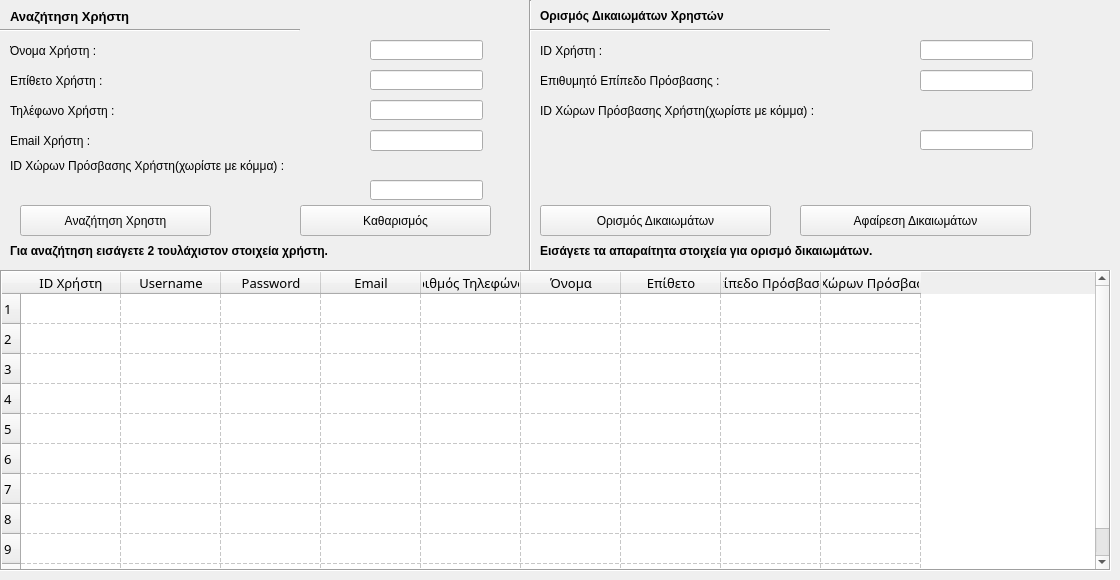
    <widget class="QWidget" name="users">
     <attribute name="title">
      <string>Διαχείριση Χρηστών</string>
     </attribute>
     <widget class="QTableWidget" name="user_table">
      <property name="geometry">
       <rect>
        <x>0</x>
        <y>270</y>
        <width>1111</width>
        <height>301</height>
       </rect>
      </property>
      <property name="font">
       <font>
        <family>Myriad Pro Light</family>
        <pointsize>10</pointsize>
        <weight>50</weight>
        <bold>false</bold>
       </font>
      </property>
      <property name="focusPolicy">
       <enum>Qt::ClickFocus</enum>
      </property>
      <property name="frameShape">
       <enum>QFrame::Box</enum>
      </property>
      <property name="sizeAdjustPolicy">
       <enum>QAbstractScrollArea::AdjustToContents</enum>
      </property>
      <property name="editTriggers">
       <set>QAbstractItemView::NoEditTriggers</set>
      </property>
      <property name="selectionMode">
       <enum>QAbstractItemView::NoSelection</enum>
      </property>
      <property name="selectionBehavior">
       <enum>QAbstractItemView::SelectRows</enum>
      </property>
      <property name="gridStyle">
       <enum>Qt::DashLine</enum>
      </property>
      <property name="rowCount">
       <number>10</number>
      </property>
      <row/>
      <row/>
      <row/>
      <row/>
      <row/>
      <row/>
      <row/>
      <row/>
      <row/>
      <row/>
      <column>
       <property name="text">
        <string>ID Χρήστη</string>
       </property>
      </column>
      <column>
       <property name="text">
        <string>Username</string>
       </property>
      </column>
      <column>
       <property name="text">
        <string>Password</string>
       </property>
      </column>
      <column>
       <property name="text">
        <string>Email</string>
       </property>
      </column>
      <column>
       <property name="text">
        <string>Αριθμός Τηλεφώνου</string>
       </property>
      </column>
      <column>
       <property name="text">
        <string>Όνομα</string>
       </property>
      </column>
      <column>
       <property name="text">
        <string>Επίθετο</string>
       </property>
      </column>
      <column>
       <property name="text">
        <string>Επίπεδο Πρόσβασης</string>
       </property>
      </column>
      <column>
       <property name="text">
        <string>ID Χώρων Πρόσβασης</string>
       </property>
      </column>
     </widget>
     <widget class="QLabel" name="search_label_2">
      <property name="geometry">
       <rect>
        <x>10</x>
        <y>6</y>
        <width>211</width>
        <height>20</height>
       </rect>
      </property>
      <property name="font">
       <font>
        <pointsize>10</pointsize>
        <weight>75</weight>
        <bold>true</bold>
        <underline>false</underline>
       </font>
      </property>
      <property name="text">
       <string>Αναζήτηση Χρήστη</string>
      </property>
     </widget>
     <widget class="Line" name="line_4">
      <property name="geometry">
       <rect>
        <x>0</x>
        <y>20</y>
        <width>300</width>
        <height>20</height>
       </rect>
      </property>
      <property name="orientation">
       <enum>Qt::Horizontal</enum>
      </property>
     </widget>
     <widget class="QLabel" name="label_usersearch_onoma">
      <property name="geometry">
       <rect>
        <x>10</x>
        <y>40</y>
        <width>121</width>
        <height>21</height>
       </rect>
      </property>
      <property name="font">
       <font>
        <weight>50</weight>
        <bold>false</bold>
       </font>
      </property>
      <property name="text">
       <string>Όνομα Χρήστη :</string>
      </property>
     </widget>
     <widget class="QLabel" name="label_usersearch_epitheto">
      <property name="geometry">
       <rect>
        <x>10</x>
        <y>70</y>
        <width>241</width>
        <height>21</height>
       </rect>
      </property>
      <property name="font">
       <font>
        <weight>50</weight>
        <bold>false</bold>
       </font>
      </property>
      <property name="text">
       <string>Επίθετο Χρήστη :</string>
      </property>
     </widget>
     <widget class="QLabel" name="label_usersearch_tilefono">
      <property name="geometry">
       <rect>
        <x>10</x>
        <y>100</y>
        <width>271</width>
        <height>21</height>
       </rect>
      </property>
      <property name="font">
       <font>
        <weight>50</weight>
        <bold>false</bold>
       </font>
      </property>
      <property name="text">
       <string>Τηλέφωνο Χρήστη :</string>
      </property>
     </widget>
     <widget class="QLabel" name="label_usersearch_email">
      <property name="geometry">
       <rect>
        <x>10</x>
        <y>130</y>
        <width>241</width>
        <height>21</height>
       </rect>
      </property>
      <property name="font">
       <font>
        <weight>50</weight>
        <bold>false</bold>
       </font>
      </property>
      <property name="text">
       <string>Email Χρήστη :</string>
      </property>
     </widget>
     <widget class="QLabel" name="label_usersearch_id_xwrwn">
      <property name="geometry">
       <rect>
        <x>10</x>
        <y>156</y>
        <width>461</width>
        <height>20</height>
       </rect>
      </property>
      <property name="font">
       <font>
        <weight>50</weight>
        <bold>false</bold>
       </font>
      </property>
      <property name="text">
       <string>ID Χώρων Πρόσβασης Χρήστη(χωρίστε με κόμμα) :</string>
      </property>
     </widget>
     <widget class="QLineEdit" name="usersearch_onoma_input">
      <property name="geometry">
       <rect>
        <x>370</x>
        <y>40</y>
        <width>113</width>
        <height>20</height>
       </rect>
      </property>
     </widget>
     <widget class="QLineEdit" name="usersearch_epitheto_input">
      <property name="geometry">
       <rect>
        <x>370</x>
        <y>70</y>
        <width>113</width>
        <height>20</height>
       </rect>
      </property>
     </widget>
     <widget class="QLineEdit" name="usersearch_tilefono_input">
      <property name="geometry">
       <rect>
        <x>370</x>
        <y>100</y>
        <width>113</width>
        <height>20</height>
       </rect>
      </property>
     </widget>
     <widget class="QLineEdit" name="usersearch_email_input">
      <property name="geometry">
       <rect>
        <x>370</x>
        <y>130</y>
        <width>113</width>
        <height>21</height>
       </rect>
      </property>
     </widget>
     <widget class="QLineEdit" name="usersearch_id_xwrwn_input">
      <property name="geometry">
       <rect>
        <x>370</x>
        <y>180</y>
        <width>113</width>
        <height>20</height>
       </rect>
      </property>
     </widget>
     <widget class="Line" name="line_5">
      <property name="geometry">
       <rect>
        <x>520</x>
        <y>0</y>
        <width>20</width>
        <height>271</height>
       </rect>
      </property>
      <property name="orientation">
       <enum>Qt::Vertical</enum>
      </property>
     </widget>
     <widget class="QLabel" name="user_rights_management_label">
      <property name="geometry">
       <rect>
        <x>540</x>
        <y>6</y>
        <width>291</width>
        <height>20</height>
       </rect>
      </property>
      <property name="font">
       <font>
        <weight>75</weight>
        <bold>true</bold>
       </font>
      </property>
      <property name="text">
       <string>Ορισμός Δικαιωμάτων Χρηστών</string>
      </property>
     </widget>
     <widget class="Line" name="line_6">
      <property name="geometry">
       <rect>
        <x>530</x>
        <y>20</y>
        <width>300</width>
        <height>20</height>
       </rect>
      </property>
      <property name="orientation">
       <enum>Qt::Horizontal</enum>
      </property>
     </widget>
     <widget class="QLabel" name="rights_management_userid_label">
      <property name="geometry">
       <rect>
        <x>540</x>
        <y>40</y>
        <width>121</width>
        <height>21</height>
       </rect>
      </property>
      <property name="font">
       <font>
        <weight>50</weight>
        <bold>false</bold>
       </font>
      </property>
      <property name="text">
       <string>ID Χρήστη :</string>
      </property>
     </widget>
     <widget class="QLabel" name="rights_management_access_level_label">
      <property name="geometry">
       <rect>
        <x>540</x>
        <y>70</y>
        <width>251</width>
        <height>21</height>
       </rect>
      </property>
      <property name="font">
       <font>
        <weight>50</weight>
        <bold>false</bold>
       </font>
      </property>
      <property name="text">
       <string>Επιθυμητό Επίπεδο Πρόσβασης :</string>
      </property>
     </widget>
     <widget class="QLabel" name="rights_management_id_xwrwn_label">
      <property name="geometry">
       <rect>
        <x>540</x>
        <y>100</y>
        <width>491</width>
        <height>21</height>
       </rect>
      </property>
      <property name="font">
       <font>
        <weight>50</weight>
        <bold>false</bold>
       </font>
      </property>
      <property name="text">
       <string>ID Χώρων Πρόσβασης Χρήστη(χωρίστε με κόμμα) :</string>
      </property>
     </widget>
     <widget class="QLineEdit" name="rights_management_userid_input">
      <property name="geometry">
       <rect>
        <x>920</x>
        <y>40</y>
        <width>113</width>
        <height>20</height>
       </rect>
      </property>
     </widget>
     <widget class="QLineEdit" name="rights_management_access_level_input">
      <property name="geometry">
       <rect>
        <x>920</x>
        <y>70</y>
        <width>113</width>
        <height>21</height>
       </rect>
      </property>
     </widget>
     <widget class="QLineEdit" name="rights_management_id_xwrwn_input">
      <property name="geometry">
       <rect>
        <x>920</x>
        <y>130</y>
        <width>113</width>
        <height>20</height>
       </rect>
      </property>
      <property name="text">
       <string/>
      </property>
     </widget>
     <widget class="QPushButton" name="rights_management_button">
      <property name="geometry">
       <rect>
        <x>540</x>
        <y>205</y>
        <width>231</width>
        <height>31</height>
       </rect>
      </property>
      <property name="font">
       <font>
        <weight>50</weight>
        <bold>false</bold>
       </font>
      </property>
      <property name="text">
       <string>Ορισμός Δικαιωμάτων</string>
      </property>
     </widget>
     <widget class="QLabel" name="user_search_info_label">
      <property name="geometry">
       <rect>
        <x>10</x>
        <y>240</y>
        <width>491</width>
        <height>21</height>
       </rect>
      </property>
      <property name="font">
       <font>
        <pointsize>9</pointsize>
        <weight>75</weight>
        <bold>true</bold>
       </font>
      </property>
      <property name="text">
       <string>Για αναζήτηση εισάγετε 2 τουλάχιστον στοιχεία χρήστη.</string>
      </property>
     </widget>
     <widget class="QLabel" name="user_management_info_label">
      <property name="geometry">
       <rect>
        <x>540</x>
        <y>240</y>
        <width>511</width>
        <height>21</height>
       </rect>
      </property>
      <property name="font">
       <font>
        <pointsize>9</pointsize>
        <weight>75</weight>
        <bold>true</bold>
       </font>
      </property>
      <property name="text">
       <string>Εισάγετε τα απαραίτητα στοιχεία για ορισμό δικαιωμάτων.</string>
      </property>
     </widget>
     <widget class="QPushButton" name="user_search_button">
      <property name="geometry">
       <rect>
        <x>20</x>
        <y>205</y>
        <width>191</width>
        <height>31</height>
       </rect>
      </property>
      <property name="font">
       <font>
        <weight>50</weight>
        <bold>false</bold>
       </font>
      </property>
      <property name="text">
       <string>Αναζήτηση Χρηστη</string>
      </property>
     </widget>
     <widget class="QPushButton" name="clear_search_button">
      <property name="geometry">
       <rect>
        <x>300</x>
        <y>205</y>
        <width>191</width>
        <height>31</height>
       </rect>
      </property>
      <property name="text">
       <string>Καθαρισμός</string>
      </property>
     </widget>
     <widget class="QPushButton" name="pushButton_2">
      <property name="geometry">
       <rect>
        <x>800</x>
        <y>205</y>
        <width>231</width>
        <height>31</height>
       </rect>
      </property>
      <property name="text">
       <string>Αφαίρεση Δικαιωμάτων</string>
      </property>
     </widget>
    </widget>
